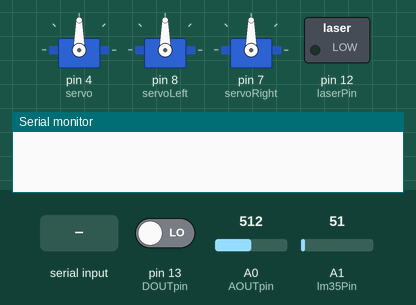
The sketch below on a simulated Arduino Uno, built with avr-gcc and run on an emulated ATmega328P. On the bench: 3 × servo, switched loads named in the sketch (green lamp = pin HIGH), the last lines printed to the serial monitor. The inputs (shaded band) are chosen by the test bench; at power-on: pin 13 (DOUTpin) LOW, A0 (AOUTpin) = 512, A1 (lm35Pin) = 51.

Above: at 1.2 s.
1.3 s: "o" received over the second serial link
At 2.3 s:
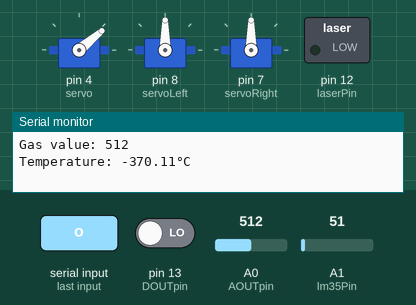
2.8 s: "f" received over the second serial link
At 3.6 s:
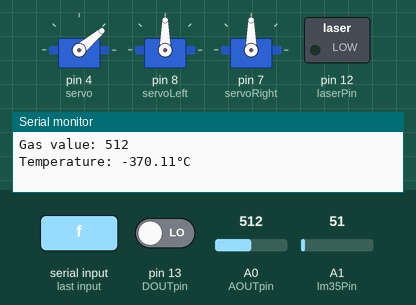
4.4 s: "b" received over the second serial link
At 4.8 s:
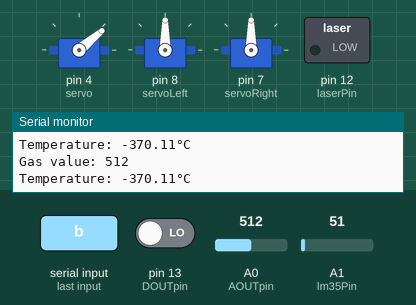
6.0 s: "l" received over the second serial link
At 7.2 s:
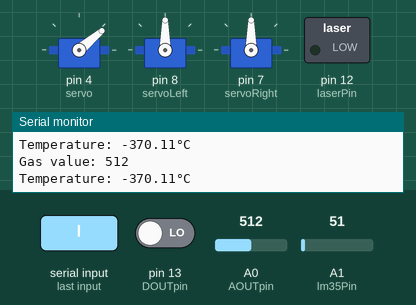
7.6 s: "r" received over the second serial link
At 8.4 s:
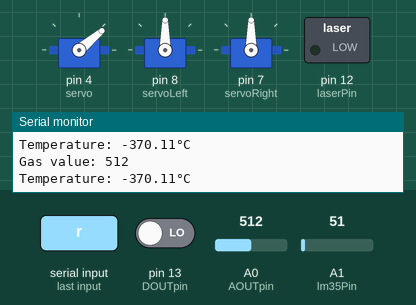
9.2 s: "c" received over the second serial link
At 9.5 s:
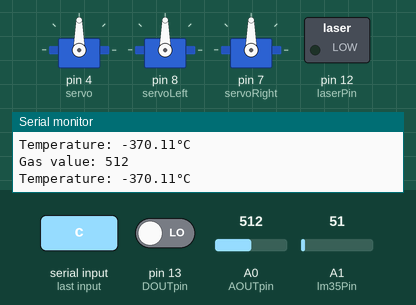
Timing chart, 0 to 11.7 s (numbered marks = the images above; inputs shaded):
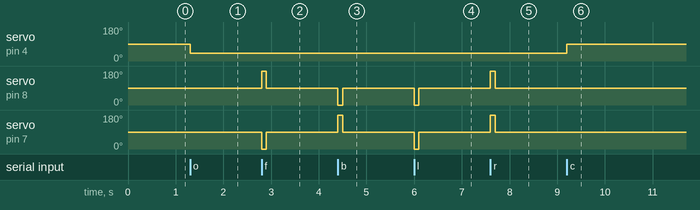

The sketch:

RoboBuba3_code.ino
```cpp
#include <Servo.h>
#include <Adafruit_Sensor.h>
#include <SoftwareSerial.h>

SoftwareSerial hc06(2,3);

const int AOUTpin = 0;//the AOUT pin of the gas sensor goes into analog pin A0 of the arduino
const int DOUTpin = 13;//the DOUT pin of the gas sensor goes into digital pin D8 of the arduino


int gasLimit;
int gasValue;


const int lm35Pin = A1;  // LM35 O/P pin (temperature sensor)


Servo servo;
Servo servoLeft;
Servo servoRight;
int servoAngle = 0;
char btData = ' ';
int countCycles = 0;


void setup() {
  Serial.begin(9600);
  hc06.begin(9600);
  servo.attach(4);
  servoLeft.attach(8);
  servoRight.attach(7);
  int speed = 0;
  pinMode(12, OUTPUT);     // laserPin
}


void loop() {

btData = ' ';
countCycles = countCycles + 1;

if(hc06.available())
{
  btData = hc06.read();

  switch (btData)
  {
   case 'f':                      // FORWARD
          servoLeft.write(180); // the servos are turned in opposite directions so they have to spin in mirrored directions
          servoRight.write(0);
          delay(100);
          servoLeft.write(90);
          servoRight.write(90);
      break;
   case 'b':                    // BACK
          servoLeft.write(0);
          servoRight.write(180);
          delay(100);
          servoLeft.write(90);
          servoRight.write(90);
      break;
   case 'l':                    // LEFT
          servoLeft.write(0);
          servoRight.write(0);
          delay(100);
          servoLeft.write(90);
          servoRight.write(90);
      break;
    case 'r':                   // RIGHT
          servoLeft.write(180);
          servoRight.write(180);
          delay(100);
          servoLeft.write(90);
          servoRight.write(90);
      break;
    case 'n':
      digitalWrite(11, HIGH);    // laser ON
      break;
    case 'm':
      digitalWrite(11, LOW);     // laser OFF
      break;
    case 'c':
      servo.write(90);           // center position - CLOSED
      delay(500);
      break;
    case 'o':
      servo.write(40);           // OPEN
      delay(500);
      break;
     default:
      break;
  }
}


  if(countCycles % 1500 == 0) // This way it prints the sensors' data every 1.5 seconds
  {
    gasValue= analogRead(AOUTpin); //reads the analaog value from the gas sensor's AOUT pin
    gasLimit= digitalRead(DOUTpin); //reads the digital value from the gas sensor's DOUT pin
    Serial.print("Gas value: ");
    Serial.println(gasValue);

    float temperature = (((analogRead(lm35Pin) * 4.88)/10) -390);  //Read Temperature in mv/°C, Convert adc value to equivalent voltage and LM35 gives output of 10mv/°C so /10
    Serial.print("Temperature: ");
    Serial.print(temperature - 5);
    Serial.println("°C ");
  }

delay(1);


}
```

Measured:
- after the input at 1.3 s, servo on pin 4 (servo): 90° → 40° at once
- after the input at 2.8 s, servo on pin 8 (servoLeft): 90° → 180° at once, → 90° 0.10 s later; servo on pin 7 (servoRight): 90° → 0° at once, → 90° 0.10 s later
- after the input at 4.4 s, servo on pin 8 (servoLeft): 90° → 0° at once, → 90° 0.10 s later; servo on pin 7 (servoRight): 90° → 180° at once, → 90° 0.10 s later
- after the input at 6.0 s, servo on pin 8 (servoLeft), servo on pin 7 (servoRight): 90° → 0° at once, → 90° 0.10 s later
- after the input at 7.6 s, servo on pin 8 (servoLeft), servo on pin 7 (servoRight): 90° → 180° at once, → 90° 0.10 s later
- after the input at 9.2 s, servo on pin 4 (servo): 40° → 90° at once
